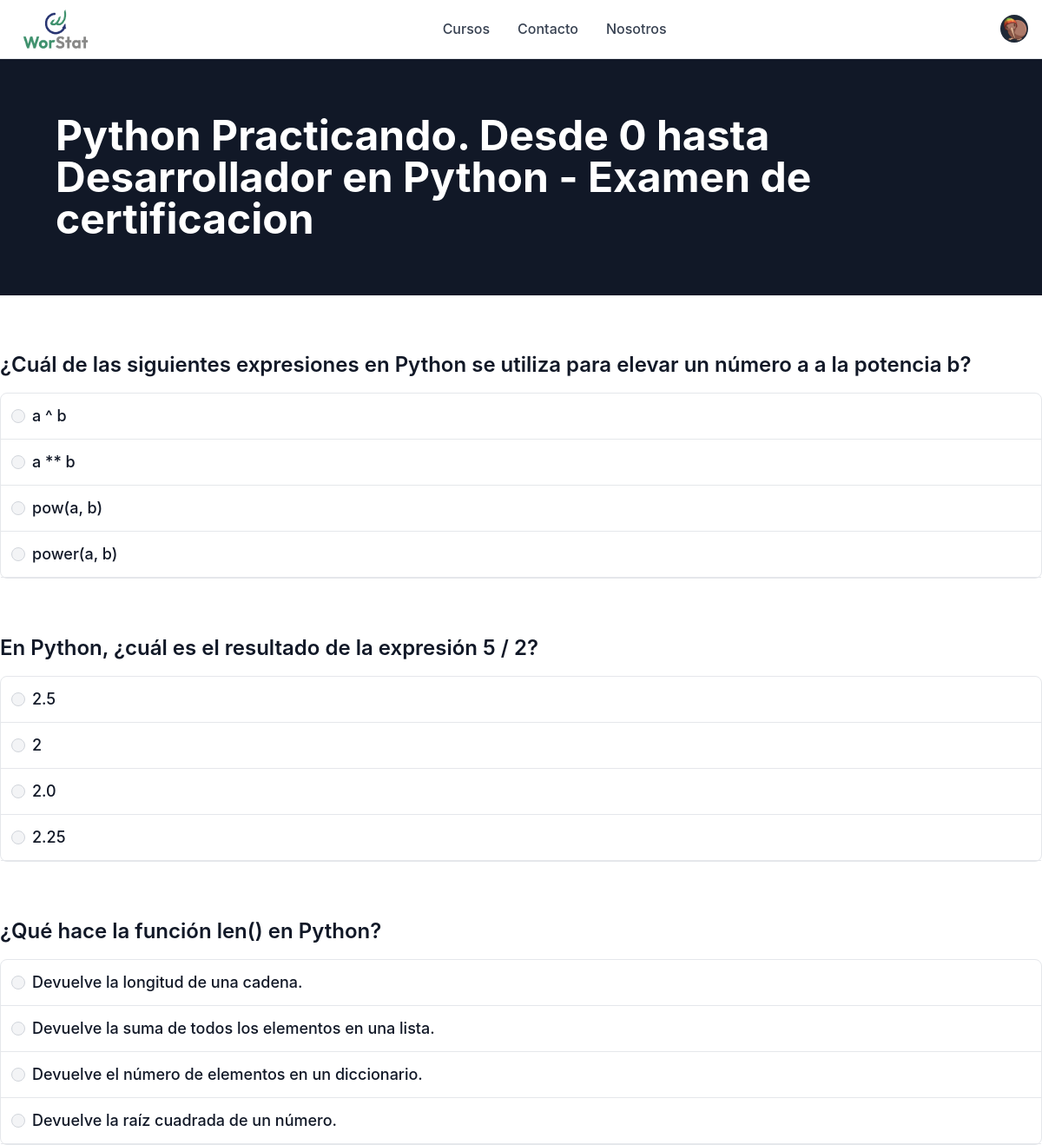
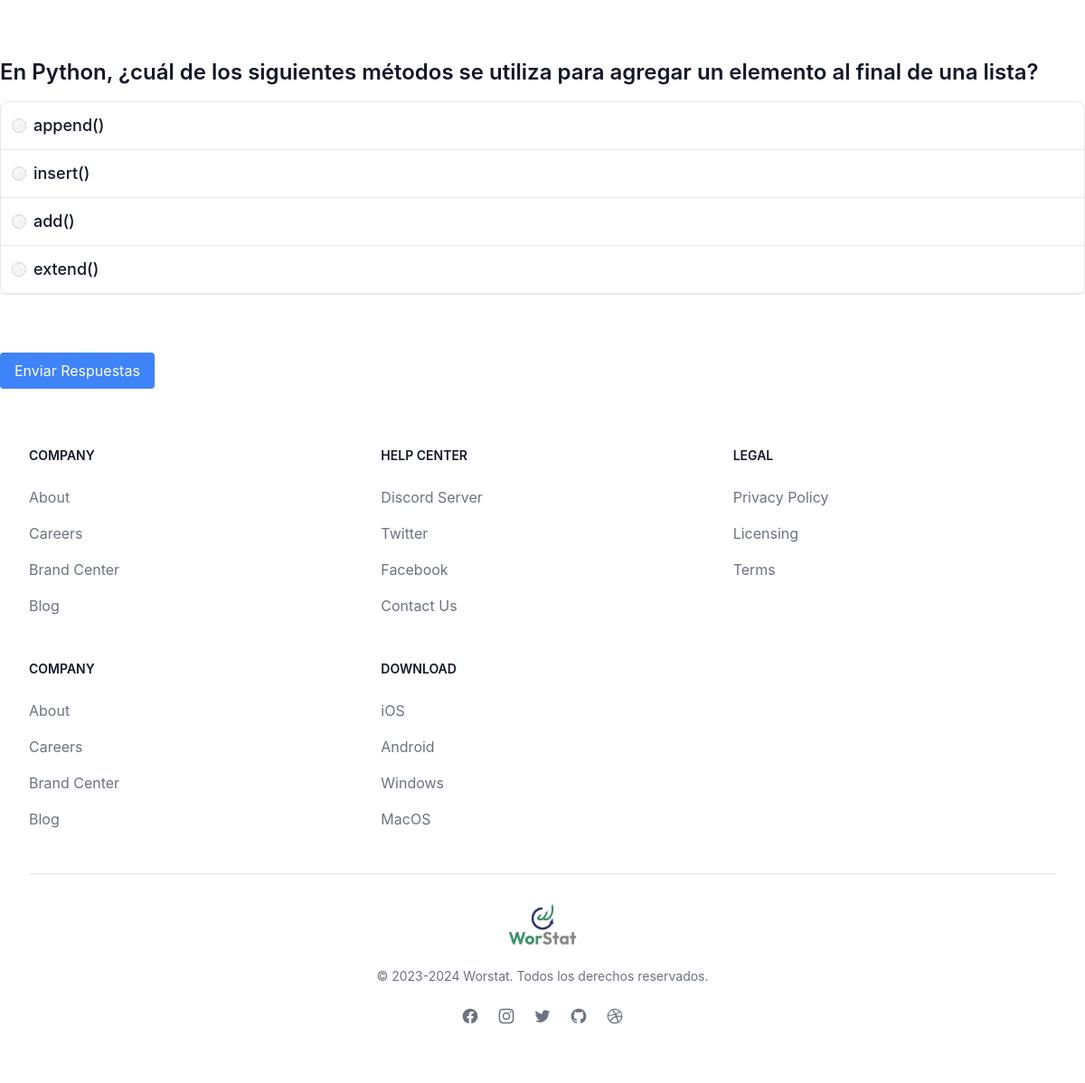
The page /course/1/exam (signed in) on the database its author committed (2 pictures, top to bottom).
### users/models.py (models this page shows)
class Account(AbstractBaseUser, PermissionsMixin):
    full_name = models.CharField("Nombre completo", max_length=150)
    email = models.EmailField("Correo electronico", unique=True)
    is_staff = models.BooleanField(
        _("staff status"),
        default=False,
        help_text=_("Designates whether the user can log into this admin site."),
    )
    is_active = models.BooleanField(
        _("active"),
        default=True,
        help_text=_(
            "Designates whether this user should be treated as active. "
            "Unselect this instead of deleting accounts."
        ),
    )
    date_joined = models.DateTimeField(_("date joined"), auto_now_add=True)
    picture = models.ImageField(max_length=500, upload_to='users', null=True, blank=True)
    about = models.TextField("Biografia", blank=True)
    EMAIL_FIELD = "email"
    USERNAME_FIELD = "email"
    REQUIRED_FIELDS = []
    objects = AccountManager()
    class Meta:
        verbose_name = "Cuenta"
        verbose_name_plural = "Cuentas"
    def __str__(self) -> str:
        return f'{self.email}'

### courses/models.py (models this page shows, shortened)
class Course(models.Model):
    class Level(models.TextChoices):
        BEGINNER = "BG", "Principiante"
        INTERMEDIATE = "IN", "Intermedio"
        ADVANCED = "AD", "Avanzado"
    title = models.CharField("Titulo", max_length=255)
    description = models.CharField("Descripcion", max_length=255)
    users = models.ManyToManyField(settings.AUTH_USER_MODEL, blank=True, verbose_name="users", through='Enrollment')
    price = models.DecimalField("Precio", max_digits=5, decimal_places=2, validators=[MinValueValidator(0)])
    level = models.CharField("Nivel", choices=Level.choices, max_length=2)
    published_date = models.DateField('Fecha de publicacion', default=timezone.now)
    picture = models.ImageField(verbose_name="Imagen", max_length=500, upload_to='users', null=True)
    preference = models.JSONField(default=dict, editable=False)
    class Meta:
        verbose_name = "Curso"
        verbose_name_plural = "Cursos"

class Question(models.Model):
    course = models.ForeignKey(Course, verbose_name='Curso', on_delete=models.CASCADE)
    question = models.CharField("Pregunta", max_length=1000)
    class Meta:
        verbose_name = "Pregunta"
        verbose_name_plural = "Preguntas"

class Answer(models.Model):
    question = models.ForeignKey(Question, verbose_name="Pregunta", on_delete=models.CASCADE)
    answer = models.CharField("Respuesta", max_length=1000, blank=False)
    is_correct = models.BooleanField("Correcto", default=False)
    class Meta:
        verbose_name = "Respuesta"
        verbose_name_plural = "Respuestas"

### courses/views.py (the view, shortened to what this page needs)
# urls.py: path('course/<int:course_id>/exam', exam_view, name='exam'),
def exam_view(request, course_id):
    course = get_object_or_404(Course, pk=course_id)
    questions = Question.objects.filter(course=course)
    context = {'course': course, 'questions': questions}
    return render(request, 'courses/exam.html', context)

### courses/templates/courses/exam.html (shortened to what this page needs)
{% extends 'base.html' %}
{% load static %}
{% block content %}
<section class="">
    <div class="bg-gray-900 p-16">
        <h2 class="max-w-screen-xl mx-auto text-white font-bold text-5xl">{{ course.title }} - Examen de certificacion </h2>
    </div>
    <div class="mt-16 max-w-screen-xl mx-auto">
        <form method="post" action="{% url 'courses:exam' course.id %}">
            {% for question in questions %}
              <div class="mb-16">
                <h3 class="mb-4 font-semibold text-gray-900 text-2xl">{{ question.question }}</h3>
                <ul class="w-full text-sm font-medium text-gray-900 bg-white border border-gray-200 rounded-lg">
                  {% for answer in question.answer_set.all %}
                    <li class="w-full border-b border-gray-200 rounded-t-lg hover:bg-slate-100">
                      <div class="flex items-center ps-3">
                        <input type="radio" id="answer{{ answer.id }}" name="question{{ question.id }}" value="{{ answer.id }}" class="w-4 h-4 text-blue-600 bg-gray-100 border-gray-300 focus:ring-blue-500">
                        <label for="answer{{ answer.id }}" class="w-full py-3 ms-2 text-lg text-gray-900">{{ answer.answer }}</label>
                      </div>
                    </li>
                  {% endfor %}
                </ul>
              </div>
            {% endfor %}
            <button type="submit" class="bg-blue-500 text-white px-4 py-2 rounded">Enviar Respuestas</button>
        </form>
</section>
{% endblock %}

### theme/templates/base.html (shortened to what this page needs)
{% load static tailwind_tags %}
{% load static %}
<!DOCTYPE html>
<html lang="en">
	<head>
		{% tailwind_css %}
		<link href="https://cdnjs.cloudflare.com/ajax/libs/flowbite/2.2.1/flowbite.min.css" rel="stylesheet" />
	</head>
	<body>
		{% include 'header.html' %}
		{% block content %} {% endblock content %}
		{% include 'footer.html' %}
	</body>
</html>

### theme/templates/header.html (shortened to what this page needs)
{% load static %}
<header class="w-full">
    <nav class="bg-white border-gray-200 py-2.5">
        <div
            class="flex flex-wrap items-center justify-between max-w-screen-xl px-4 mx-auto"
        >
            <div class="flex items-center w-24">
                <a href="{% url 'courses:index' %}" class="flex items-center">
                    <img
                        src="{% static 'img/logo.png' %}"
                        class="mr-3"
                        alt="Worstat Logo"
                    />
                </a>
            </div>
            <div class="flex items-center lg:order-2">
                {% if user.is_authenticated %}
                <div class="flex items-center md:order-2 space-x-3 md:space-x-0 rtl:space-x-reverse w-24 justify-end">
                    <button type="button" class="flex text-sm bg-gray-800 rounded-full md:me-0 focus:ring-4 focus:ring-gray-300 " id="user-menu-button" aria-expanded="false" data-dropdown-toggle="user-dropdown" data-dropdown-placement="bottom">
                      <img class="w-8 h-8 rounded-full" src="{% if user.picture %}{{ user.picture.url }}{% else %}{% static 'img/default_profile.png' %}{% endif %}" alt="user photo">
                    </button>
                </div>
                {% endif %}
            </div>
            <div
                class="items-center justify-between hidden w-full lg:flex lg:w-auto lg:order-1"
                id="mobile-menu-2"
            >
                <ul
                    class="flex flex-col mt-4 font-medium lg:flex-row lg:space-x-8 lg:mt-0"
                >
                    <li>
                        <a
                            href="{% url 'courses:index' %}"
                            class="block py-2 pl-3 pr-4 text-white bg-purple-700 rounded lg:bg-transparent lg:text-purple-700 lg:p-0"
                            aria-current="page"
                            >Home</a
                        >
                    </li>
                    <li>
                        <a
                            href="{% url 'courses:index' %}#cursos"
                            class="block py-2 pl-3 pr-4 text-gray-700 border-b border-gray-100 hover:bg-gray-50 lg:hover:bg-transparent lg:border-0 lg:hover:text-purple-700 lg:p-0"
                            >Cursos</a
                        >
                    </li>
                    <li>
                        <a
                            href="{% url 'courses:index' %}#contact"
                            class="block py-2 pl-3 pr-4 text-gray-700 border-b border-gray-100 hover:bg-gray-50 lg:hover:bg-transparent lg:border-0 lg:hover:text-purple-700 lg:p-0"
                            >Contacto</a
                        >
                    </li>
                    <li>
                        <a
                            href="{% url 'courses:index' %}#about"
                            class="block py-2 pl-3 pr-4 text-gray-700 border-b border-gray-100 hover:bg-gray-50 lg:hover:bg-transparent lg:border-0 lg:hover:text-purple-700 lg:p-0"
                            >Nosotros</a
                        >
                    </li>
                </ul>
            </div>
        </div>
    </nav>
</header>

### theme/templates/footer.html (shortened to what this page needs)
{% load static %}
<footer class="bg-white ">
    <div class="max-w-screen-xl p-4 py-6 mx-auto lg:py-16 md:p-8 lg:p-10">
        <div class="grid grid-cols-2 gap-8 md:grid-cols-3 lg:grid-cols-5">
            <div>
                <h3 class="mb-6 text-sm font-semibold text-gray-900 uppercase ">Company</h3>
                <ul class="text-gray-500 ">
                    <li class="mb-4">
                        <a href="#" class=" hover:underline">About</a>
                    </li>
                    <li class="mb-4">
                        <a href="#" class="hover:underline">Careers</a>
                    </li>
                    <li class="mb-4">
                        <a href="#" class="hover:underline">Brand Center</a>
                    </li>
                    <li class="mb-4">
                        <a href="#" class="hover:underline">Blog</a>
                    </li>
                </ul>
            </div>
            <div>
                <h3 class="mb-6 text-sm font-semibold text-gray-900 uppercase ">Help center</h3>
                <ul class="text-gray-500 ">
                    <li class="mb-4">
                        <a href="#" class="hover:underline">Discord Server</a>
                    </li>
                    <li class="mb-4">
                        <a href="#" class="hover:underline">Twitter</a>
                    </li>
                    <li class="mb-4">
                     <a href="#" class="hover:underline">Facebook</a>
                    </li>
                    <li class="mb-4">
                        <a href="#" class="hover:underline">Contact Us</a>
                    </li>
                </ul>
            </div>
            <div>
                <h3 class="mb-6 text-sm font-semibold text-gray-900 uppercase ">Legal</h3>
                <ul class="text-gray-500 ">
                    <li class="mb-4">
                        <a href="#" class="hover:underline">Privacy Policy</a>
                    </li>
                    <li class="mb-4">
                        <a href="#" class="hover:underline">Licensing</a>
                    </li>
                    <li class="mb-4">
                        <a href="#" class="hover:underline">Terms</a>
                    </li>
                </ul>
            </div>
            <div>
                <h3 class="mb-6 text-sm font-semibold text-gray-900 uppercase ">Company</h3>
                <ul class="text-gray-500 ">
                    <li class="mb-4">
                        <a href="#" class=" hover:underline">About</a>
                    </li>
                    <li class="mb-4">
                        <a href="#" class="hover:underline">Careers</a>
                    </li>
                    <li class="mb-4">
                        <a href="#" class="hover:underline">Brand Center</a>
                    </li>
                    <li class="mb-4">
                        <a href="#" class="hover:underline">Blog</a>
                    </li>
                </ul>
            </div>
            <div>
                <h3 class="mb-6 text-sm font-semibold text-gray-900 uppercase ">Download</h3>
                <ul class="text-gray-500 ">
                    <li class="mb-4">
                        <a href="#" class="hover:underline">iOS</a>
                    </li>
                    <li class="mb-4">
                        <a href="#" class="hover:underline">Android</a>
                    </li>
                    <li class="mb-4">
                        <a href="#" class="hover:underline">Windows</a>
                    </li>
                    <li class="mb-4">
                        <a href="#" class="hover:underline">MacOS</a>
                    </li>
                </ul>
            </div>
        </div>
        <hr class="my-6 border-gray-200 sm:mx-auto  lg:my-8">
        <div class="text-center">
            <div class="flex items-center w-24 mx-auto mb-6">
                <a href="" class="flex items-center hover:cursor-default">
                    <img
                        src="{% static 'img/logo.png' %}"
                        class="mr-3"
                        alt="Worstat Logo"
                    />
                </a>
            </div>
            <span class="block text-sm text-center text-gray-500 mb-6">© 2023-2024 Worstat. Todos los derechos reservados.
            </span>
            <ul class="flex justify-center mt-5 space-x-5">
                <li>
                    <a href="#" class="text-gray-500 hover:text-gray-900  ">
                    </a>
                </li>
                <li>
                    <a href="#" class="text-gray-500 hover:text-gray-900  ">
                    </a>
                </li>
                <li>
                    <a href="#" class="text-gray-500 hover:text-gray-900  ">
                    </a>
                </li>
                <li>
                    <a href="#" class="text-gray-500 hover:text-gray-900  ">
                    </a>
                </li>
                <li>
                    <a href="#" class="text-gray-500 hover:text-gray-900  ">
                    </a>
                </li>
            </ul>
        </div>
    </div>
</footer>

### rows shown on the page
Account: picture (picture)
Course: title "Python Practicando. Desde 0 hasta Desarrollador en Python"
Question: question "¿Cuál de las siguientes expresiones en Python se utiliza para elevar un número a a la potencia b?"
Answer: answer "a ^ b"
Answer: answer "a ** b"
Answer: answer "pow(a, b)"
Answer: answer "power(a, b)"
Question: question "En Python, ¿cuál es el resultado de la expresión 5 / 2?"
Answer: answer "2.5"
Answer: answer "2"
Answer: answer "2.0"
Answer: answer "2.25"
Question: question "¿Qué hace la función len() en Python?"
Answer: answer "Devuelve la longitud de una cadena."
Answer: answer "Devuelve la suma de todos los elementos en una lista."
Answer: answer "Devuelve el número de elementos en un diccionario."
Answer: answer "Devuelve la raíz cuadrada de un número."
Question: question "En Python, ¿cuál de los siguientes métodos se utiliza para agregar un elemento al final de una lista?"
Answer: answer "append()"
Answer: answer "insert()"
Answer: answer "add()"
Answer: answer "extend()"
